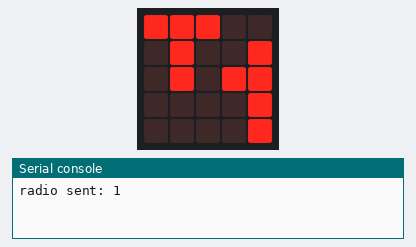
Recording of a program running on a simulated BBC micro:bit (MakeCode). Shown: the board's 5×5 LED display, the last lines printed to the serial console. No radio messages arrive unless stated (any console line starting 'radio sent:' is added by the test bench).

Above: at 0.1 s.
At 1.0 s:
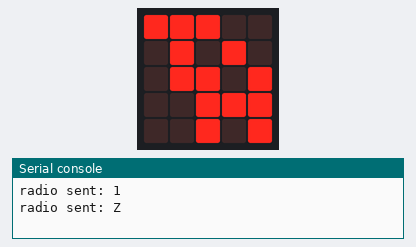

Measured:
- what the display in image 1 shows lasts 0.9 s, from 0.9 s to 1.8 s

The program:

main.ts
```typescript
radio.setFrequencyBand(0)
radio.setGroup(1)
basic.forever(function () {
    radio.sendNumber(1)
    basic.showLeds(`
        # # # . .
        . # . . #
        . # . # #
        . . . . #
        . . . . #
        `)
    basic.pause(500)
    radio.sendString("Z")
    basic.showLeds(`
        # # # . .
        . # . # .
        . # # . #
        . . # # #
        . . # . #
        `)
    basic.pause(500)
})
```

test.ts
```typescript
// tests gaan hier; deze zal niet worden gecompileerd wanneer dit pakket wordt gebruikt als extensie.
```
